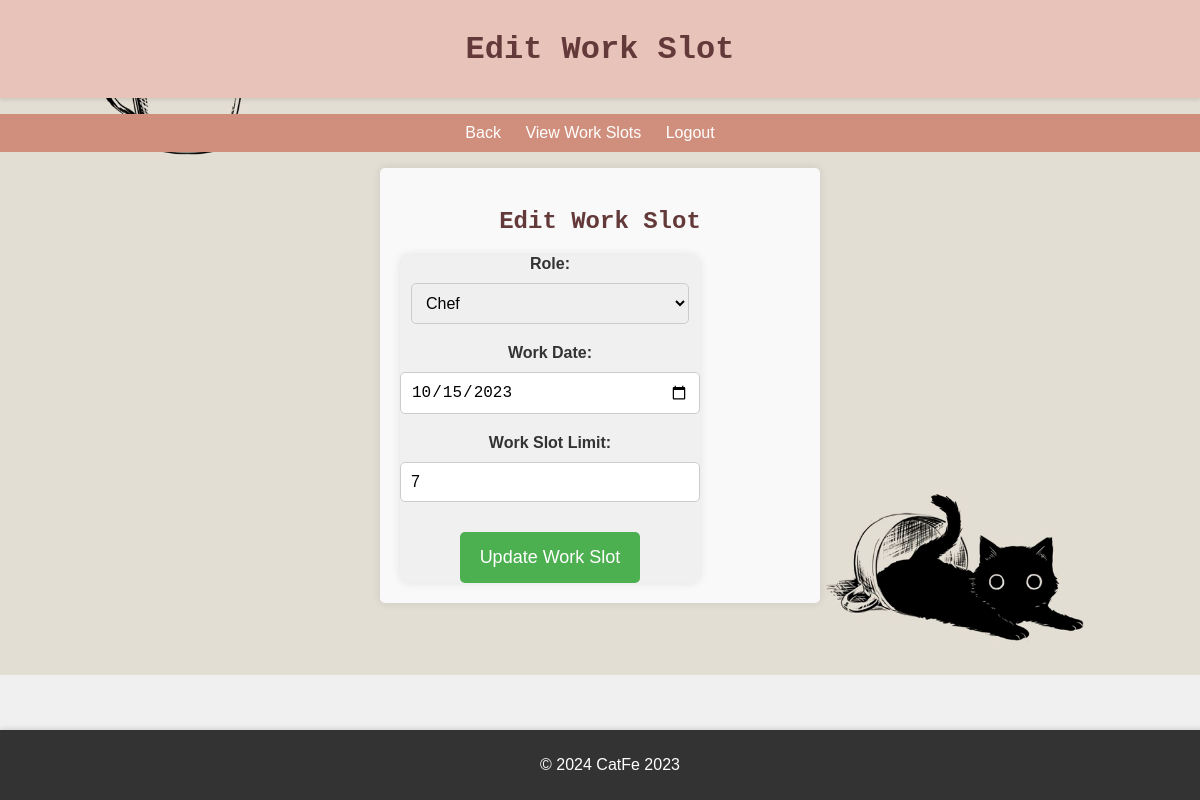
Page /pages/edit_work_slot.php?id=1 (signed in) on the committed database.
### tables this page shows
CREATE TABLE `work_slots` (
  `id` int(11) NOT NULL,
  `cafe_owner_id` int(11) DEFAULT NULL,
  `role` enum('chef','cashier','waiter') NOT NULL,
  `assigned_staff_ids` text DEFAULT NULL,
  `work_slot_limit` int(11) DEFAULT NULL,
  `work_date` date DEFAULT NULL
);

### controller/edit_work_slot_process.php (called while the page is built, shortened)
<?php
require_once('../classes/WorkSlot.php');
require_once('../classes/WorkSlotManager.php');
class edit_work_slot_process {
    private $conn;
    public function __construct($conn) {
        $this->conn = $conn;
    }
    public function getWorkSlotById($workSlotId, $cafeOwnerId) {
        $workSlotManager = new WorkSlotManager($this->conn);
        $workSlot = $workSlotManager->getWorkSlotById($workSlotId);
        return $workSlot;
    }
}
?>

### classes/WorkSlotManager.php (called while the page is built, shortened)
<?php
require_once("WorkSlot.php");
class WorkSlotManager
{
    private $conn;
    public function __construct($conn)
    {
        $this->conn = $conn;
    }
public function getWorkSlotById($workSlotId)
    {
        $query = "SELECT * FROM work_slots WHERE id = ?";
        $stmt = $this->conn->prepare($query);
        $stmt->bind_param("i", $workSlotId);
        $stmt->execute();
        $result = $stmt->get_result();
        if ($result->num_rows > 0) {
            $row = $result->fetch_assoc();
            $workSlot = new WorkSlot($row['id'], $row['cafe_owner_id'], $row['role'], $row['assigned_staff_ids'], $row['work_date'], $row['work_slot_limit']);
            return $workSlot;
        } else {
            return null;
        }
    }
}
?>

### classes/WorkSlot.php (called while the page is built, shortened)
<?php
class WorkSlot {
    private $cafeOwnerId;
    private $role;
    private $workDate;
    private $workSlotLimit;
    public function __construct($id, $cafeOwnerId, $role, $assignedStaffIds, $workDate, $workSlotLimit) {
        $this->cafeOwnerId = $cafeOwnerId;
        $this->role = $role;
        $this->workDate = $workDate;
        $this->workSlotLimit = $workSlotLimit;
    }
    public function getCafeOwnerId() {
        return $this->cafeOwnerId;
    }
    public function getRole() {
        return $this->role;
    }
    public function getWorkDate() {
        return $this->workDate;
    }
    public function getWorkSlotLimit() {
        return $this->workSlotLimit;
    }
}
?>

### pages/edit_work_slot.php (the view, shortened to what this page needs)
<?php
include('../controller/edit_work_slot_process.php');
include('../config/db_config.php');
$cafeOwnerId = $_SESSION['user_id'];
$editWorkSlotProcess = new edit_work_slot_process($conn);
if (isset($_GET['id'])) {
    $workSlotId = $_GET['id'];
    $workSlot = $editWorkSlotProcess->getWorkSlotById($workSlotId, $cafeOwnerId);
} else {
    echo "Invalid request!";
    exit();
}
?>
<!DOCTYPE html>
<html lang="en">
<head>
    <link rel="stylesheet" href="../styles.css">
</head>
<body id="editWorkSlotForm">
    <header>
        <h1>Edit Work Slot</h1>
    </header>
    <nav>
        <ul>
            <li><a href="../dashboard/dashboard_owner.php">Back</a></li>
            <li><a href="view_work_slots.php">View Work Slots</a></li>
            <li><a href="../controller/logout.php">Logout</a></li>
        </ul>
    </nav>
    <main id="editWorkSlotForm">
        <h2>Edit Work Slot</h2>
        <form id="editWorkSlotForm" method="post" action="../pages/edit_work_slot.php">
            <label for="role">Role:</label>
            <select id="role" name="role" required>
                <option value="chef" <?php echo ($workSlot->getRole() == 'chef') ? 'selected' : ''; ?>>Chef</option>
            </select><br>
            <label for="workDate">Work Date:</label>
            <input type="date" id="workDate" name="workDate" value="<?php echo $workSlot->getWorkDate(); ?>" required><br>
            <label for="workSlotLimit">Work Slot Limit:</label>
            <input type="number" id="workSlotLimit" name="workSlotLimit" value="<?php echo $workSlot->getWorkSlotLimit(); ?>" required><br>
            <input type="submit" name="updateWorkSlot" value="Update Work Slot">
        </form>
    </main>
    <footer>
        <p>&copy; <?php echo date("Y"); ?> CatFe 2023</p>
    </footer>
</body>
</html>

### styles.css (style rules this page uses)
body { font-family: 'Times New Roman', Times, serif; background-color: #f9f4ed; color: #333; background-image: url('assets/cat.png'); background-repeat: no-repeat; background-size: cover; }
header { background-color: #e8c3b9; padding: 10px 0; text-align: center; box-shadow: 0 2px 4px rgba(0, 0, 0, 0.1); }
nav ul { background-color: #d08f7d; list-style: none; padding: 10px 0; text-align: center; }
nav ul li { display: inline; margin-right: 20px; }
nav ul li a { color: #fff; text-decoration: none; }
main { margin: 20px; padding: 20px; background-color: #fff; border-radius: 10px; box-shadow: 0 0 10px rgba(0, 0, 0, 0.1); width: 700px; margin: 0 auto; }
form { margin-top: 20px; text-align: center; max-width: 300px; margin: 0 auto; padding: 15px; border-radius: 10px; box-shadow: 0 0 10px rgba(0, 0, 0, 0.1); }
label { display: block; margin-bottom: 10px; font-weight: bold; }
input[type="submit"] { background-color: #e8c3b9; color: #333; padding: 12px 24px; border: none; border-radius: 5px; cursor: pointer; transition: background-color 0.3s; margin-top: 10px; }
footer { position: fixed; bottom: 0; width: 100%; z-index: 999; background-color: #e8c3b9; text-align: center; box-shadow: 0 -2px 4px rgba(0, 0, 0, 0.1); }
h1, h2 { font-family: 'Courier New', Courier, monospace; color: #633939; text-align: center; margin-bottom: 20px; }
a { color: #d08f7d; text-decoration: none; }
#editWorkSlotForm { font-family: Arial, sans-serif; background-color: #f0f0f0; margin: 0; padding: 0; }
#editWorkSlotForm main { max-width: 400px; margin: 0 auto; padding: 20px; background-color: #f9f9f9; border-radius: 5px; box-shadow: 0px 0px 10px 0px rgba(0, 0, 0, 0.1); }
#editWorkSlotForm main h2 { text-align: center; margin-bottom: 20px; font-size: 24px; }
#editWorkSlotForm main form label { display: block; margin-bottom: 10px; }
#editWorkSlotForm main form select, #editWorkSlotForm main form input[type="date"], #editWorkSlotForm main form input[type="number"] { width: calc(100% - 22px); padding: 10px; margin-bottom: 20px; border: 1px solid #ccc; border-radius: 5px; font-size: 16px; }
#editWorkSlotForm main form input[type="submit"] { background-color: #4caf50; color: white; border: none; padding: 15px 20px; border-radius: 5px; cursor: pointer; font-size: 18px; }
#editWorkSlotForm footer { text-align: center; padding: 10px; background-color: #333; color: white; position: fixed; bottom: 0; width: 100%; }

### rows in the picture
work_slots: role "Chef", workDate "10/15/2023", workSlotLimit "7"
